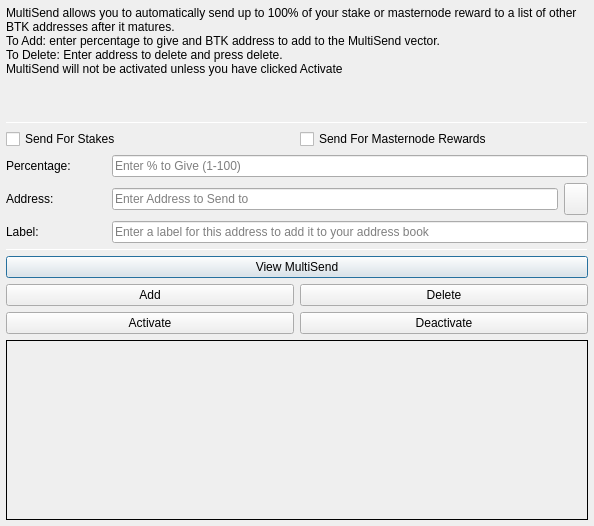
<?xml version="1.0" encoding="UTF-8"?>
<ui version="4.0">
 <class>MultiSendDialog</class>
 <widget class="QDialog" name="MultiSendDialog">
  <property name="windowModality">
   <enum>Qt::NonModal</enum>
  </property>
  <property name="geometry">
   <rect>
    <x>0</x>
    <y>0</y>
    <width>594</width>
    <height>526</height>
   </rect>
  </property>
  <property name="windowTitle">
   <string>MultiSend</string>
  </property>
  <layout class="QVBoxLayout" name="verticalLayout" stretch="0">
   <property name="leftMargin">
    <number>6</number>
   </property>
   <property name="topMargin">
    <number>6</number>
   </property>
   <property name="rightMargin">
    <number>6</number>
   </property>
   <property name="bottomMargin">
    <number>6</number>
   </property>
   <item>
    <layout class="QVBoxLayout" name="verticalLayout_Main" stretch="1,1,1,0,1,1,1">
     <item>
      <widget class="QLabel" name="label_2">
       <property name="lineWidth">
        <number>1</number>
       </property>
       <property name="text">
        <string>MultiSend allows you to automatically send up to 100% of your stake or masternode reward to a list of other BTK addresses after it matures.
To Add: enter percentage to give and BTK address to add to the MultiSend vector.
To Delete: Enter address to delete and press delete.
MultiSend will not be activated unless you have clicked Activate</string>
       </property>
       <property name="alignment">
        <set>Qt::AlignLeading|Qt::AlignLeft|Qt::AlignTop</set>
       </property>
       <property name="wordWrap">
        <bool>true</bool>
       </property>
      </widget>
     </item>
     <item>
      <widget class="Line" name="line">
       <property name="minimumSize">
        <size>
         <width>0</width>
         <height>1</height>
        </size>
       </property>
       <property name="maximumSize">
        <size>
         <width>16777215</width>
         <height>1</height>
        </size>
       </property>
       <property name="orientation">
        <enum>Qt::Horizontal</enum>
       </property>
      </widget>
     </item>
     <item>
      <layout class="QVBoxLayout" name="verticalLayout_Settings">
       <item>
        <layout class="QHBoxLayout" name="horizontalLayout">
         <item>
          <widget class="QCheckBox" name="multiSendStakeCheckBox">
           <property name="text">
            <string>Send For Stakes</string>
           </property>
          </widget>
         </item>
         <item>
          <widget class="QCheckBox" name="multiSendMasternodeCheckBox">
           <property name="text">
            <string>Send For Masternode Rewards</string>
           </property>
          </widget>
         </item>
        </layout>
       </item>
       <item>
        <layout class="QHBoxLayout" name="horizontalLayout_6">
         <item>
          <widget class="QLabel" name="label">
           <property name="minimumSize">
            <size>
             <width>100</width>
             <height>0</height>
            </size>
           </property>
           <property name="toolTip">
            <string>Percentage of stake to send</string>
           </property>
           <property name="text">
            <string>Percentage:</string>
           </property>
          </widget>
         </item>
         <item>
          <widget class="QLineEdit" name="multiSendPercentEdit">
           <property name="toolTip">
            <string>Enter whole numbers 1 - 100</string>
           </property>
           <property name="placeholderText">
            <string>Enter % to Give (1-100)</string>
           </property>
          </widget>
         </item>
        </layout>
       </item>
       <item>
        <layout class="QHBoxLayout" name="horizontalLayout_7">
         <item>
          <widget class="QLabel" name="label_5">
           <property name="minimumSize">
            <size>
             <width>100</width>
             <height>0</height>
            </size>
           </property>
           <property name="toolTip">
            <string>Address to send portion of stake to</string>
           </property>
           <property name="text">
            <string>Address:</string>
           </property>
          </widget>
         </item>
         <item>
          <widget class="QLineEdit" name="multiSendAddressEdit">
           <property name="toolTip">
            <string/>
           </property>
           <property name="placeholderText">
            <string>Enter Address to Send to</string>
           </property>
          </widget>
         </item>
         <item>
          <widget class="QToolButton" name="addressBookButton">
           <property name="maximumSize">
            <size>
             <width>16777215</width>
             <height>32</height>
            </size>
           </property>
           <property name="toolTip">
            <string>Choose an address from the address book</string>
           </property>
           <property name="text">
            <string/>
           </property>
           <property name="icon">
            <iconset resource="../btk.qrc">
             <normaloff>:/icons/address-book</normaloff>:/icons/address-book</iconset>
           </property>
           <property name="shortcut">
            <string>Alt+A</string>
           </property>
          </widget>
         </item>
        </layout>
       </item>
      </layout>
     </item>
     <item>
      <layout class="QHBoxLayout" name="horizontalLayout_3">
       <item>
        <widget class="QLabel" name="label_3">
         <property name="minimumSize">
          <size>
           <width>100</width>
           <height>0</height>
          </size>
         </property>
         <property name="text">
          <string>Label:</string>
         </property>
        </widget>
       </item>
       <item>
        <widget class="QLineEdit" name="labelAddressLabelEdit">
         <property name="placeholderText">
          <string>Enter a label for this address to add it to your address book</string>
         </property>
        </widget>
       </item>
      </layout>
     </item>
     <item>
      <widget class="Line" name="line_2">
       <property name="minimumSize">
        <size>
         <width>0</width>
         <height>1</height>
        </size>
       </property>
       <property name="maximumSize">
        <size>
         <width>16777215</width>
         <height>1</height>
        </size>
       </property>
       <property name="orientation">
        <enum>Qt::Horizontal</enum>
       </property>
      </widget>
     </item>
     <item>
      <layout class="QVBoxLayout" name="verticalLayout_Buttons">
       <item>
        <layout class="QHBoxLayout" name="horizontalLayout_4">
         <item>
          <widget class="QPushButton" name="viewButton">
           <property name="toolTip">
            <string/>
           </property>
           <property name="statusTip">
            <string>View MultiSend Vector</string>
           </property>
           <property name="text">
            <string>View MultiSend</string>
           </property>
          </widget>
         </item>
        </layout>
       </item>
       <item>
        <layout class="QHBoxLayout" name="horizontalLayout_2">
         <item>
          <widget class="QPushButton" name="addButton">
           <property name="toolTip">
            <string/>
           </property>
           <property name="statusTip">
            <string>Add to MultiSend Vector</string>
           </property>
           <property name="text">
            <string>Add</string>
           </property>
          </widget>
         </item>
         <item>
          <widget class="QPushButton" name="deleteButton">
           <property name="toolTip">
            <string/>
           </property>
           <property name="statusTip">
            <string>Delete Address From MultiSend Vector</string>
           </property>
           <property name="text">
            <string>Delete</string>
           </property>
          </widget>
         </item>
        </layout>
       </item>
       <item>
        <layout class="QHBoxLayout" name="horizontalLayout_5">
         <item>
          <widget class="QPushButton" name="activateButton">
           <property name="statusTip">
            <string>Activate MultiSend</string>
           </property>
           <property name="text">
            <string>Activate</string>
           </property>
          </widget>
         </item>
         <item>
          <widget class="QPushButton" name="disableButton">
           <property name="statusTip">
            <string>Deactivate MultiSend</string>
           </property>
           <property name="text">
            <string>Deactivate</string>
           </property>
          </widget>
         </item>
        </layout>
       </item>
      </layout>
     </item>
     <item>
      <widget class="QLabel" name="message">
       <property name="minimumSize">
        <size>
         <width>0</width>
         <height>180</height>
        </size>
       </property>
       <property name="frameShape">
        <enum>QFrame::Panel</enum>
       </property>
       <property name="frameShadow">
        <enum>QFrame::Plain</enum>
       </property>
       <property name="lineWidth">
        <number>1</number>
       </property>
       <property name="midLineWidth">
        <number>1</number>
       </property>
       <property name="text">
        <string/>
       </property>
       <property name="alignment">
        <set>Qt::AlignLeading|Qt::AlignLeft|Qt::AlignTop</set>
       </property>
       <property name="wordWrap">
        <bool>true</bool>
       </property>
      </widget>
     </item>
    </layout>
   </item>
  </layout>
 </widget>
 <resources>
  <include location="../btk.qrc"/>
 </resources>
 <connections/>
</ui>
